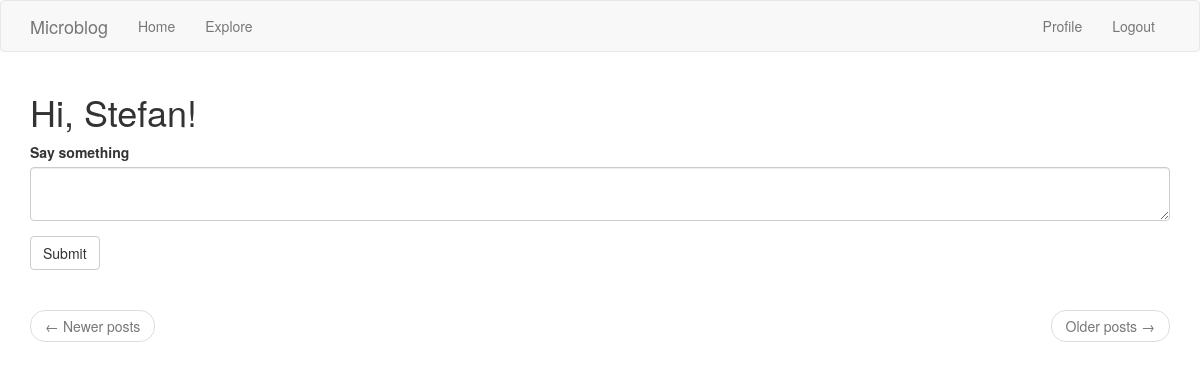
The app's page /index.html (signed in), older data.
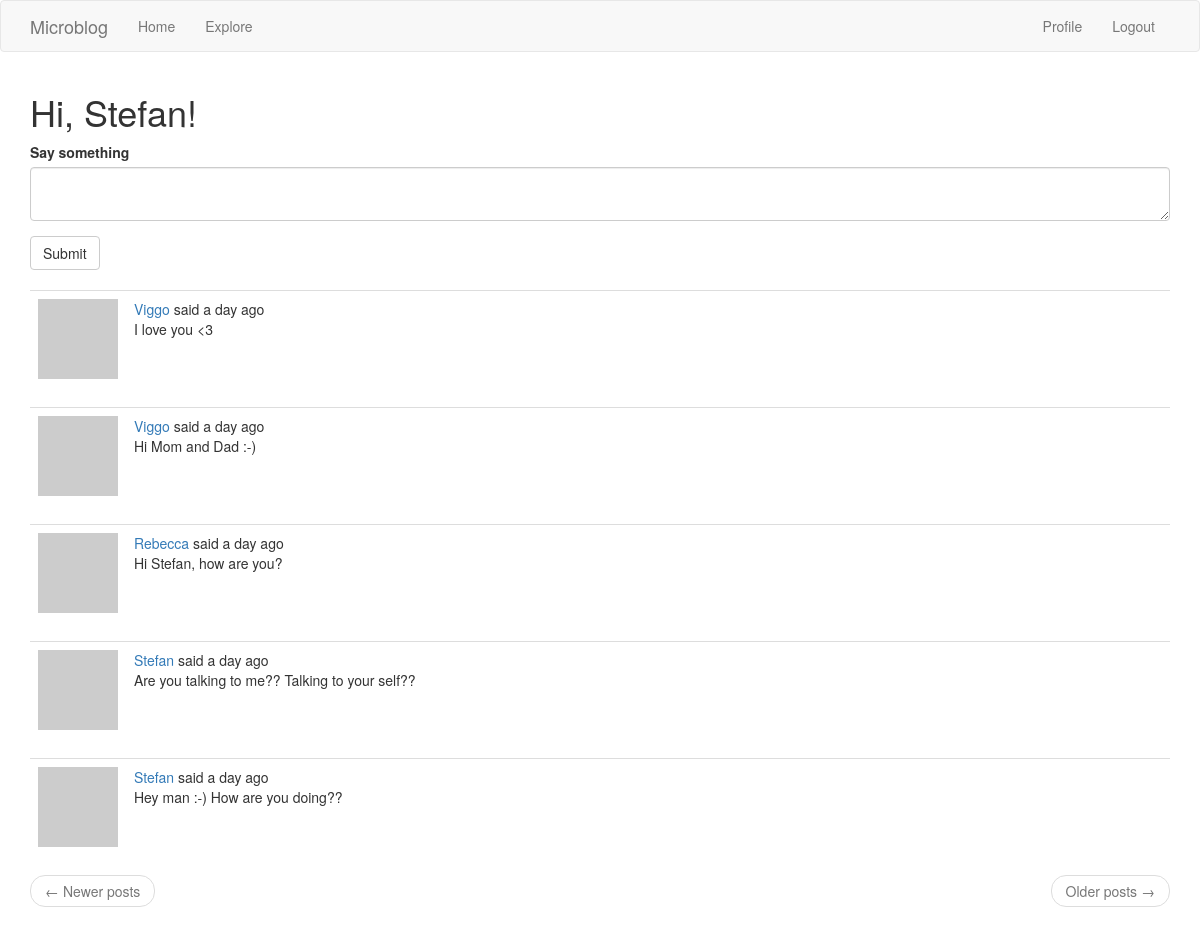
The same page, newer data.
### app/models.py (models this page shows, shortened)
class User(UserMixin, db.Model):
    id = db.Column(db.Integer, primary_key=True)
    username = db.Column(db.String(64), index=True, unique=True)
    email = db.Column(db.String(120), index=True, unique=True)
    password_hash = db.Column(db.String(128))
    posts = db.relationship('Post', backref='author', lazy='dynamic')
    about_me = db.Column(db.String(140))
    last_seen = db.Column(db.DateTime, default=datetime.utcnow)
    followed = db.relationship(
        'User', secondary=followers,
        primaryjoin=(followers.c.follower_id == id),
        secondaryjoin=(followers.c.followed_id == id),
        backref=db.backref('followers', lazy='dynamic'), lazy='dynamic')
    def avatar(self, size):
        digest = md5(self.email.lower().encode('utf-8')).hexdigest()
        return 'https://www.gravatar.com/avatar/{}?d=identicon&s={}'.format(
            digest, size)
    def followed_posts(self):
        followed = Post.query.join(
            followers, (followers.c.followed_id == Post.user_id)).filter(
                followers.c.follower_id == self.id)
        own = Post.query.filter_by(user_id=self.id)
        return followed.union(own).order_by(Post.timestamp.desc())

class Post(db.Model):
    id = db.Column(db.Integer, primary_key=True)
    body = db.Column(db.String(140))
    timestamp = db.Column(db.DateTime, index=True, default=datetime.utcnow)
    user_id = db.Column(db.Integer, db.ForeignKey('user.id'))

### app/routes.py (the view)
@app.route('/', methods=['GET', 'POST'])
@app.route('/index.html', methods=['GET', 'POST'])
@login_required
def index():
    form = PostForm()
    if form.validate_on_submit():
        post = Post(body=form.post.data, author=current_user)
        db.session.add(post)
        db.session.commit()
        flash(_('Your post is now live!'))
        return redirect(url_for('index'))
    page = request.args.get('page', 1, type=int)
    posts = current_user.followed_posts().paginate(
        page, app.config['POSTS_PER_PAGE'], False)
    next_url = url_for('index', page=posts.next_num) \
        if posts.has_next else None
    prev_url = url_for('index', page=posts.prev_num) \
        if posts.has_prev else None
    return render_template('index.html', title=_('Home'), form=form,
                           posts=posts.items, next_url=next_url,
                           prev_url=prev_url)

### app/forms.py
class PostForm(FlaskForm):
    post = TextAreaField(_l('Say something'), validators=[DataRequired()])
    submit = SubmitField(_l('Submit'))

### app/models.py (called while the page is built)
@login.user_loader
def load_user(id):
    return User.query.get(int(id))

### app/routes.py (called while the page is built)
@app.before_request
def before_request():
    if current_user.is_authenticated:
        current_user.last_seen = datetime.utcnow()
        db.session.commit()
    g.locale = str(get_locale())

### app/templates/index.html
<!DOCTYPE html>
{% extends "base.html" %}
{% import 'bootstrap/wtf.html' as wtf %}
{% block app_content %}
<h1>{{ _('Hi, %(username)s!', username=current_user.username) }}</h1>
{% if form %}
{{ wtf.quick_form(form) }}
<br>
{% endif %}
{% for post in posts %}
{% include '_post.html' %}
{% endfor %}
<nav aria-label="...">
    <ul class="pager">
        <li class="previous{% if not prev_url %} disabled{% endif %}">
            <a href="{{ prev_url or '#' }}">
                <span aria-hidden="true">&larr;</span> {{ _('Newer posts') }}
            </a>
        </li>
        <li class="next{% if not next_url %} disabled{% endif %}">
            <a href="{{ next_url or '#' }}">
                {{ _('Older posts') }} <span aria-hidden="true">&rarr;</span>
            </a>
        </li>
    </ul>
</nav>
{% endblock %}

### app/templates/base.html (shortened to what this page needs)
<!DOCTYPE html>
{% extends 'bootstrap/base.html' %}
{% block navbar %}
<nav class="navbar navbar-default">
    <div class="container">
        <div class="navbar-header">
            <a class="navbar-brand" href="{{ url_for('index') }}">Microblog</a>
        </div>
        <div class="collapse navbar-collapse" id="bs-example-navbar-collapse-1">
            <ul class="nav navbar-nav">
                <li><a href="{{ url_for('index') }}">{{ _('Home') }}</a></li>
                <li><a href="{{ url_for('explore') }}">{{ _('Explore') }}</a></li>
            </ul>
            <ul class="nav navbar-nav navbar-right">
                {% if current_user.is_anonymous %}
                <li><a href="{{ url_for('login') }}">{{ _('Login') }}</a></li>
                {% else %}
                <li><a href="{{ url_for('user', username=current_user.username) }}">{{ _('Profile') }}</a></li>
                <li><a href="{{ url_for('logout') }}">{{ _('Logout') }}</a></li>
                {% endif %}
            </ul>
        </div>
    </div>
</nav>
{% endblock %}
{% block content %}
<div class="container">
    {% block app_content %}{% endblock %}
</div>
{% endblock %}

### app/templates/_post.html (shortened to what this page needs)
<!DOCTYPE html>
<table class="table table-hover">
    <tr>
        <td width="70px">
            <a href="{{ url_for('user', username=post.author.username) }}">
                <img src="{{ post.author.avatar(70) }}" />
            </a>
        </td>
        <td>
            {{ _('%(username)s said %(when)s',
                username=user_link, when=moment(post.timestamp).fromNow()) }}
            <br>
            {{ post.body }}
        </td>
    </tr>
</table>

Row changes from the older to the newer data that the page shows:
added Post: body "I love you <3"
added Post: body "Hi Mom and Dad :-)"
added Post: body "Hi Stefan, how are you?"
added Post: body "Are you talking to me?? Talking to your self??"
added Post: body "Hey man :-) How are you doing??"
